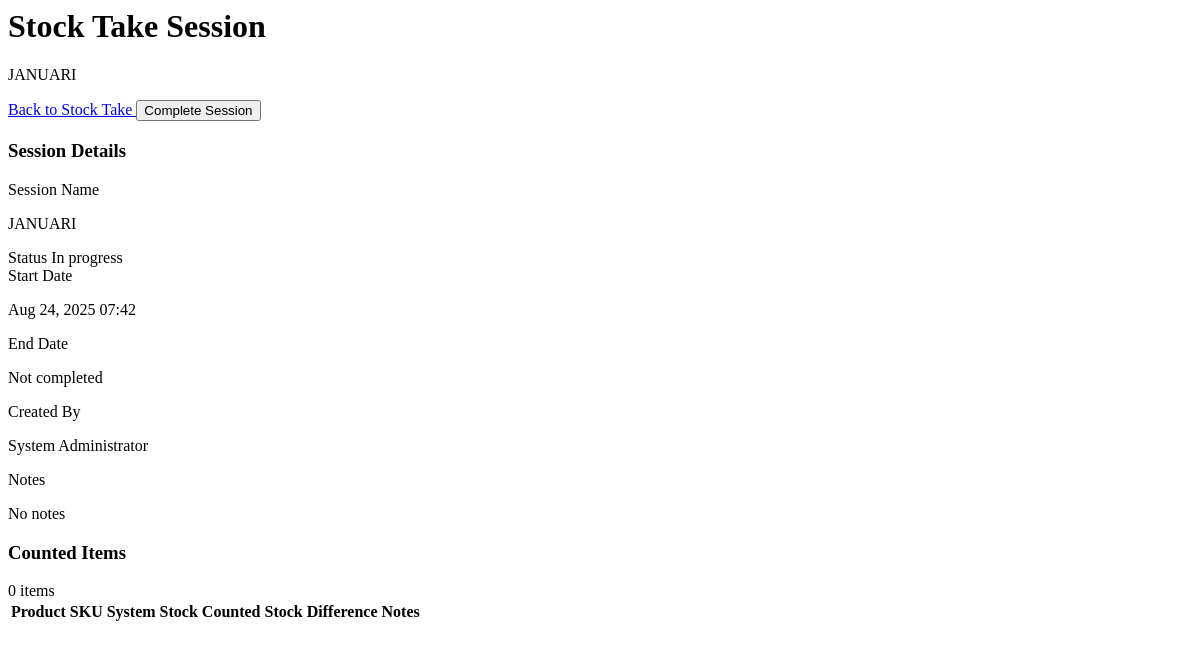
The page /stock-take-session.php?id=3 on the database its author committed.
### tables this page shows
CREATE TABLE IF NOT EXISTS `stock_take_sessions` (
  `id` int NOT NULL AUTO_INCREMENT,
  `session_name` varchar(255) NOT NULL,
  `start_date` timestamp NULL DEFAULT CURRENT_TIMESTAMP,
  `end_date` timestamp NULL DEFAULT NULL,
  `status` enum('in_progress','completed','cancelled') DEFAULT 'in_progress',
  `created_by` int NOT NULL,
  `notes` text,
  `created_at` timestamp NULL DEFAULT CURRENT_TIMESTAMP,
  `updated_at` timestamp NULL DEFAULT CURRENT_TIMESTAMP ON UPDATE CURRENT_TIMESTAMP,
  PRIMARY KEY (`id`),
  KEY `created_by` (`created_by`)
);

CREATE TABLE IF NOT EXISTS `users` (
  `id` int NOT NULL AUTO_INCREMENT,
  `username` varchar(50) NOT NULL,
  `password` varchar(255) NOT NULL,
  `full_name` varchar(100) NOT NULL,
  `email` varchar(255) DEFAULT NULL,
  `phone` varchar(50) DEFAULT NULL,
  `role` enum('admin','manager','cashier') DEFAULT 'cashier',
  `is_active` tinyint(1) DEFAULT '1',
  `last_login` timestamp NULL DEFAULT NULL,
  `created_at` timestamp NULL DEFAULT CURRENT_TIMESTAMP,
  `updated_at` timestamp NULL DEFAULT CURRENT_TIMESTAMP ON UPDATE CURRENT_TIMESTAMP,
  PRIMARY KEY (`id`),
  UNIQUE KEY `username` (`username`)
);

### stock-take-session.php (the view, shortened to what this page needs)
<?php
$session_id = $_GET['id'];
$session_sql = "SELECT sts.*, u.full_name as created_by_name
                FROM stock_take_sessions sts
                LEFT JOIN users u ON sts.created_by = u.id
                WHERE sts.id = ?";
$session_stmt = mysqli_prepare($conn, $session_sql);
mysqli_stmt_bind_param($session_stmt, "i", $session_id);
mysqli_stmt_execute($session_stmt);
$session_result = mysqli_stmt_get_result($session_stmt);
$session = mysqli_fetch_array($session_result);
?>
<div class="main-content ml-0 lg:ml-64 pt-16">
    <div class="p-4 sm:p-6 lg:p-8">
        <div class="backdrop-blur-sm bg-white/70 rounded-2xl shadow-xl border border-white/20 p-6 mb-8">
            <div class="flex flex-col sm:flex-row sm:justify-between sm:items-center space-y-4 sm:space-y-0">
                <div>
                    <div class="flex items-center space-x-3 mb-2">
                        <h1 class="text-3xl sm:text-4xl font-bold bg-gradient-to-r from-gray-900 to-gray-700 bg-clip-text text-transparent">
                            Stock Take Session
                        </h1>
                    </div>
                    <p class="text-gray-600 text-lg"><?= htmlspecialchars($session['session_name']) ?></p>
                </div>
                <div class="flex flex-col sm:flex-row space-y-2 sm:space-y-0 sm:space-x-3">
                    <a href="stock-take.php" class="inline-flex items-center px-4 py-2 text-gray-600 border border-gray-300 rounded-xl hover:bg-gray-50 transition-all duration-200">
                        <i class="fas fa-arrow-left mr-2"></i>Back to Stock Take
                    </a>
                    <?php if ($session['status'] == 'in_progress'): ?>
                        <button onclick="completeSession(<?= $session_id ?>)" class="inline-flex items-center px-6 py-2 bg-gradient-to-r from-green-600 to-emerald-600 text-white rounded-xl hover:from-green-700 hover:to-emerald-700 transition-all duration-300 shadow-lg hover:shadow-xl transform hover:-translate-y-0.5">
                            <i class="fas fa-check mr-2"></i>Complete Session
                        </button>
                    <?php endif; ?>
                </div>
            </div>
        </div>
        <div class="backdrop-blur-sm bg-white/70 rounded-xl lg:rounded-2xl shadow-xl border border-white/20 overflow-hidden mb-8">
            <div class="px-6 py-6 border-b border-gray-200/50 bg-gradient-to-r from-gray-50/50 to-gray-100/50">
                <div class="flex items-center space-x-3">
                    <h3 class="text-lg lg:text-xl font-semibold text-gray-900">Session Details</h3>
                </div>
            </div>
            <div class="p-6">
                <div class="grid grid-cols-1 md:grid-cols-2 lg:grid-cols-3 gap-6">
                    <div class="space-y-2">
                        <label class="block text-sm font-semibold text-gray-700">Session Name</label>
                        <p class="text-sm text-gray-900 font-medium"><?= htmlspecialchars($session['session_name']) ?></p>
                    </div>
                    <div class="space-y-2">
                        <label class="block text-sm font-semibold text-gray-700">Status</label>
                        <span class="px-3 py-1 inline-flex text-xs leading-5 font-semibold rounded-full
                            <?= $session['status'] == 'completed' ? 'bg-green-100 text-green-800' : ($session['status'] == 'in_progress' ? 'bg-yellow-100 text-yellow-800' : 'bg-red-100 text-red-800') ?>">
                            <?= ucfirst(str_replace('_', ' ', $session['status'])) ?>
                        </span>
                    </div>
                    <div class="space-y-2">
                        <label class="block text-sm font-semibold text-gray-700">Start Date</label>
                        <p class="text-sm text-gray-900"><?= date('M d, Y H:i', strtotime($session['start_date'])) ?></p>
                    </div>
                    <div class="space-y-2">
                        <label class="block text-sm font-semibold text-gray-700">End Date</label>
                        <p class="text-sm text-gray-900"><?= $session['end_date'] ? date('M d, Y H:i', strtotime($session['end_date'])) : 'Not completed' ?></p>
                    </div>
                    <div class="space-y-2">
                        <label class="block text-sm font-semibold text-gray-700">Created By</label>
                        <p class="text-sm text-gray-900"><?= htmlspecialchars($session['created_by_name']) ?></p>
                    </div>
                    <div class="space-y-2">
                        <label class="block text-sm font-semibold text-gray-700">Notes</label>
                        <p class="text-sm text-gray-900"><?= htmlspecialchars($session['notes'] ?: 'No notes') ?></p>
                    </div>
                </div>
            </div>
        </div>
        <div class="backdrop-blur-sm bg-white/70 rounded-xl lg:rounded-2xl shadow-xl border border-white/20 overflow-hidden">
            <div class="px-6 py-6 border-b border-gray-200/50 bg-gradient-to-r from-gray-50/50 to-gray-100/50">
                <div class="flex items-center justify-between">
                    <div class="flex items-center space-x-3">
                        <h3 class="text-lg lg:text-xl font-semibold text-gray-900">Counted Items</h3>
                    </div>
                    <div class="flex items-center space-x-2 text-sm text-gray-600">
                        <span id="items-count">0 items</span>
                    </div>
                </div>
            </div>
            <div class="overflow-x-auto">
                <table id="items-table" class="w-full">
                    <thead class="bg-gradient-to-r from-gray-50/80 to-gray-100/80">
                        <tr>
                            <th class="px-6 py-4 text-left text-xs font-bold text-gray-700 uppercase tracking-wider">Product</th>
                            <th class="px-6 py-4 text-left text-xs font-bold text-gray-700 uppercase tracking-wider">SKU</th>
                            <th class="px-6 py-4 text-left text-xs font-bold text-gray-700 uppercase tracking-wider">System Stock</th>
                            <th class="px-6 py-4 text-left text-xs font-bold text-gray-700 uppercase tracking-wider">Counted Stock</th>
                            <th class="px-6 py-4 text-left text-xs font-bold text-gray-700 uppercase tracking-wider">Difference</th>
                            <th class="px-6 py-4 text-left text-xs font-bold text-gray-700 uppercase tracking-wider">Notes</th>
                        </tr>
                    </thead>
                </table>
            </div>
        </div>
    </div>
</div>

### rows shown on the page
stock_take_sessions: session_name "JANUARI", status "In progress", start_date "Aug 24, 2025 07:42", users.full_name "System Administrator", notes "No notes"
